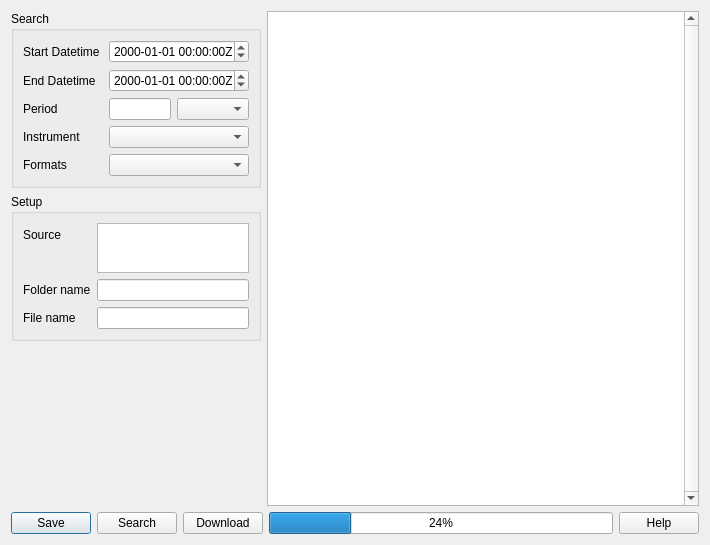
<?xml version="1.0" encoding="UTF-8"?>
<ui version="4.0">
 <class>downloader</class>
 <widget class="QDialog" name="downloader">
  <property name="geometry">
   <rect>
    <x>0</x>
    <y>0</y>
    <width>710</width>
    <height>545</height>
   </rect>
  </property>
  <property name="windowTitle">
   <string>SDO Download Maneger</string>
  </property>
  <property name="locale">
   <locale language="Korean" country="RepublicOfKorea"/>
  </property>
  <layout class="QVBoxLayout" name="verticalLayout_4">
   <item>
    <layout class="QHBoxLayout" name="horizontalLayout_4">
     <item>
      <layout class="QVBoxLayout" name="verticalLayout_3">
       <item>
        <widget class="QGroupBox" name="groupBox">
         <property name="sizePolicy">
          <sizepolicy hsizetype="Minimum" vsizetype="Preferred">
           <horstretch>0</horstretch>
           <verstretch>0</verstretch>
          </sizepolicy>
         </property>
         <property name="minimumSize">
          <size>
           <width>0</width>
           <height>0</height>
          </size>
         </property>
         <property name="maximumSize">
          <size>
           <width>250</width>
           <height>16777215</height>
          </size>
         </property>
         <property name="title">
          <string>Search</string>
         </property>
         <layout class="QFormLayout" name="formLayout_3">
          <property name="fieldGrowthPolicy">
           <enum>QFormLayout::AllNonFixedFieldsGrow</enum>
          </property>
          <item row="0" column="0">
           <widget class="QLabel" name="label">
            <property name="minimumSize">
             <size>
              <width>80</width>
              <height>0</height>
             </size>
            </property>
            <property name="text">
             <string>Start Datetime</string>
            </property>
           </widget>
          </item>
          <item row="2" column="0">
           <widget class="QLabel" name="label_2">
            <property name="minimumSize">
             <size>
              <width>0</width>
              <height>0</height>
             </size>
            </property>
            <property name="text">
             <string>End Datetime</string>
            </property>
           </widget>
          </item>
          <item row="5" column="0">
           <widget class="QLabel" name="label_3">
            <property name="text">
             <string>Period</string>
            </property>
           </widget>
          </item>
          <item row="7" column="0">
           <widget class="QLabel" name="label_4">
            <property name="text">
             <string>Instrument</string>
            </property>
           </widget>
          </item>
          <item row="8" column="0">
           <widget class="QLabel" name="label_5">
            <property name="text">
             <string>Formats</string>
            </property>
           </widget>
          </item>
          <item row="5" column="1">
           <layout class="QHBoxLayout" name="horizontalLayout">
            <item>
             <widget class="QLineEdit" name="lineEdit"/>
            </item>
            <item>
             <widget class="QComboBox" name="comboBox"/>
            </item>
           </layout>
          </item>
          <item row="7" column="1">
           <widget class="QComboBox" name="comboBox_2"/>
          </item>
          <item row="8" column="1">
           <widget class="QComboBox" name="comboBox_3"/>
          </item>
          <item row="2" column="1">
           <widget class="QDateTimeEdit" name="start_datetime">
            <property name="sizePolicy">
             <sizepolicy hsizetype="Preferred" vsizetype="Fixed">
              <horstretch>0</horstretch>
              <verstretch>0</verstretch>
             </sizepolicy>
            </property>
            <property name="displayFormat">
             <string>yyyy-MM-dd hh:mm:ssZ</string>
            </property>
           </widget>
          </item>
          <item row="0" column="1">
           <widget class="QDateTimeEdit" name="end_datetime">
            <property name="sizePolicy">
             <sizepolicy hsizetype="Preferred" vsizetype="Fixed">
              <horstretch>0</horstretch>
              <verstretch>0</verstretch>
             </sizepolicy>
            </property>
            <property name="maximumSize">
             <size>
              <width>150</width>
              <height>16777215</height>
             </size>
            </property>
            <property name="displayFormat">
             <string>yyyy-MM-dd hh:mm:ssZ</string>
            </property>
           </widget>
          </item>
         </layout>
        </widget>
       </item>
       <item>
        <widget class="QGroupBox" name="groupBox_2">
         <property name="sizePolicy">
          <sizepolicy hsizetype="Minimum" vsizetype="Preferred">
           <horstretch>0</horstretch>
           <verstretch>0</verstretch>
          </sizepolicy>
         </property>
         <property name="minimumSize">
          <size>
           <width>0</width>
           <height>0</height>
          </size>
         </property>
         <property name="maximumSize">
          <size>
           <width>250</width>
           <height>16777215</height>
          </size>
         </property>
         <property name="title">
          <string>Setup</string>
         </property>
         <layout class="QFormLayout" name="formLayout_2">
          <property name="fieldGrowthPolicy">
           <enum>QFormLayout::AllNonFixedFieldsGrow</enum>
          </property>
          <item row="0" column="0">
           <widget class="QLabel" name="label_6">
            <property name="minimumSize">
             <size>
              <width>50</width>
              <height>0</height>
             </size>
            </property>
            <property name="text">
             <string>Source</string>
            </property>
           </widget>
          </item>
          <item row="0" column="1">
           <widget class="QListWidget" name="listWidget">
            <property name="sizePolicy">
             <sizepolicy hsizetype="Expanding" vsizetype="Maximum">
              <horstretch>0</horstretch>
              <verstretch>0</verstretch>
             </sizepolicy>
            </property>
            <property name="maximumSize">
             <size>
              <width>16777215</width>
              <height>50</height>
             </size>
            </property>
            <property name="lineWidth">
             <number>1</number>
            </property>
            <property name="horizontalScrollBarPolicy">
             <enum>Qt::ScrollBarAlwaysOff</enum>
            </property>
            <property name="gridSize">
             <size>
              <width>0</width>
              <height>0</height>
             </size>
            </property>
           </widget>
          </item>
          <item row="2" column="0">
           <widget class="QLabel" name="label_7">
            <property name="text">
             <string>Folder name</string>
            </property>
           </widget>
          </item>
          <item row="2" column="1">
           <widget class="QLineEdit" name="lineEdit_2"/>
          </item>
          <item row="4" column="0">
           <widget class="QLabel" name="label_8">
            <property name="text">
             <string>File name</string>
            </property>
           </widget>
          </item>
          <item row="4" column="1">
           <widget class="QLineEdit" name="lineEdit_3"/>
          </item>
         </layout>
        </widget>
       </item>
       <item>
        <spacer name="verticalSpacer">
         <property name="orientation">
          <enum>Qt::Vertical</enum>
         </property>
         <property name="sizeHint" stdset="0">
          <size>
           <width>20</width>
           <height>40</height>
          </size>
         </property>
        </spacer>
       </item>
      </layout>
     </item>
     <item>
      <widget class="QTableView" name="tableView">
       <property name="verticalScrollBarPolicy">
        <enum>Qt::ScrollBarAlwaysOn</enum>
       </property>
       <property name="horizontalScrollBarPolicy">
        <enum>Qt::ScrollBarAsNeeded</enum>
       </property>
      </widget>
     </item>
    </layout>
   </item>
   <item>
    <layout class="QHBoxLayout" name="horizontalLayout_2">
     <item>
      <widget class="QPushButton" name="pushButton_5">
       <property name="text">
        <string>Save</string>
       </property>
      </widget>
     </item>
     <item>
      <widget class="QPushButton" name="pushButton_4">
       <property name="text">
        <string>Search</string>
       </property>
      </widget>
     </item>
     <item>
      <widget class="QPushButton" name="pushButton_2">
       <property name="text">
        <string>Download</string>
       </property>
      </widget>
     </item>
     <item>
      <widget class="QProgressBar" name="progressBar">
       <property name="value">
        <number>24</number>
       </property>
      </widget>
     </item>
     <item>
      <widget class="QPushButton" name="pushButton_3">
       <property name="text">
        <string>Help</string>
       </property>
      </widget>
     </item>
    </layout>
   </item>
  </layout>
 </widget>
 <resources/>
 <connections/>
</ui>
